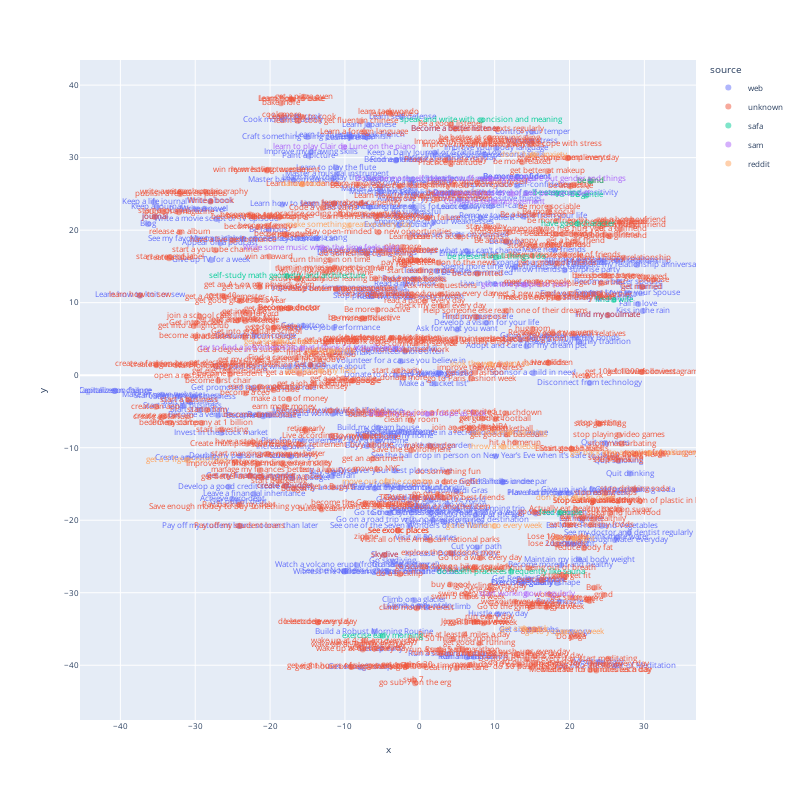

Notebook code cell kept with this figure:
### Code cell
import plotly.express as px

fig = px.scatter(goal_2d_embeddings, x="x", y="y", text="goal", color="source", width=800, height=800)
# fig.for_each_trace(lambda t: t.update(
#   textfont_color=t.marker.color
# ))
fig.update_layout(
  font={
    "size": 8
  },
)
fig.update_traces(
  marker={
    "opacity": 0
  }
)

### Figure 1 — Plotly figure (JSON) as saved in the notebook; plotly's stock layout.template omitted (floating-point values rounded to 4 significant figures; data arrays with more than 128 entries replaced by an {"elided": "..."} marker saying what was removed)
{"data": [{"hovertemplate": "source=web<br>x=%{x}<br>y=%{y}<br>goal=%{text}<extra></extra>", "legendgroup": "web", "marker": {"color": "#636efa", "opacity": 0.5, "symbol": "circle"}, "mode": "markers+text", "name": "web", "orientation": "v", "showlegend": true, "text": {"elided": "224 str values"}, "textfont": {"color": "#636efa"}, "type": "scatter", "x": {"elided": "224 float values"}, "xaxis": "x", "y": {"elided": "224 float values"}, "yaxis": "y"}, {"hovertemplate": "source=unknown<br>x=%{x}<br>y=%{y}<br>goal=%{text}<extra></extra>", "legendgroup": "unknown", "marker": {"color": "#EF553B", "opacity": 0.5, "symbol": "circle"}, "mode": "markers+text", "name": "unknown", "orientation": "v", "showlegend": true, "text": {"elided": "380 str values"}, "textfont": {"color": "#EF553B"}, "type": "scatter", "x": {"elided": "380 float values"}, "xaxis": "x", "y": {"elided": "380 float values"}, "yaxis": "y"}, {"hovertemplate": "source=safa<br>x=%{x}<br>y=%{y}<br>goal=%{text}<extra></extra>", "legendgroup": "safa", "marker": {"color": "#00cc96", "opacity": 0.5, "symbol": "circle"}, "mode": "markers+text", "name": "safa", "orientation": "v", "showlegend": true, "text": ["be gentle", "be kind", "be easygoing", "have good character", "speak and write with concision and meaning", "self-study math geometry and architecture", "exercise early morning", "do health practices frequently like sauna", "be present in all things I do", "find a wife", "feed people"], "textfont": {"color": "#00cc96"}, "type": "scatter", "x": [22.21, 22.81, 18.29, 21.1, 8.231, -17.74, -4.985, 12.19, 10.23, 25.91, 18.77], "xaxis": "x", "y": [24.79, 26.76, 25.08, 20.89, 35.14, 13.68, -35.92, -27.1, 16.25, 10.38, -18.94], "yaxis": "y"}, {"hovertemplate": "source=sam<br>x=%{x}<br>y=%{y}<br>goal=%{text}<extra></extra>", "legendgroup": "sam", "marker": {"color": "#ab63fa", "opacity": 0.5, "symbol": "circle"}, "mode": "markers+text", "name": "sam", "orientation": "v", "showlegend": true, "text": ["start working out regularly", "learn to play Clair de Lune on the piano", "get more people to rush", "Write some music when the time feels right", "Continue self-improvement", "Do some more self identity stuff meaning like figure out gender and things", "Stop being afraid of shit and be true to self", "Make my frat room dope as fuck", "try to find a job/internship that I think i'd actually enjoy"], "textfont": {"color": "#ab63fa"}, "type": "scatter", "x": [14.32, -10.09, 14.0, -13.08, 9.969, 9.468, 12.31, 1.012, -15.74], "xaxis": "x", "y": [-30.17, 31.43, 12.48, 17.6, 23.92, 27.02, 24.98, -5.345, 3.718], "yaxis": "y"}, {"hovertemplate": "source=reddit<br>x=%{x}<br>y=%{y}<br>goal=%{text}<extra></extra>", "legendgroup": "reddit", "marker": {"color": "#FFA15A", "opacity": 0.5, "symbol": "circle"}, "mode": "markers+text", "name": "reddit", "orientation": "v", "showlegend": true, "text": ["lose weight", "move out of the country", "don't eat out as often", "get a second degree", "make something creative every day", "go to yoga every week", "go to flamenco every week", "get a new job", "dance more", "get a job in my field", "don't have anxiety", "throw a knuckleball", "get better at pitching", "get back into a routine of taking medication", "get a six pack", "get a 5 figure portfolio", "look the way I want to"], "textfont": {"color": "#FFA15A"}, "type": "scatter", "x": [20.66, -4.356, 20.81, -18.69, -9.468, 19.27, 9.972, -11.81, -15.71, -13.25, 15.18, 11.17, 11.98, 30.69, 13.93, -31.07, 9.4], "xaxis": "x", "y": [-22.58, -14.71, -16.87, 4.636, 20.66, -35.46, -20.81, 3.307, 26.34, 0.6157, 30.41, -9.86, -7.952, -10.74, -34.97, -11.7, 1.5], "yaxis": "y"}], "layout": {"font": {"size": 8}, "height": 800, "legend": {"title": {"text": "source"}, "tracegroupgap": 0}, "margin": {"t": 60}, "width": 800, "xaxis": {"anchor": "y", "domain": [0, 1], "title": {"text": "x"}}, "yaxis": {"anchor": "x", "domain": [0, 1], "title": {"text": "y"}}}}
